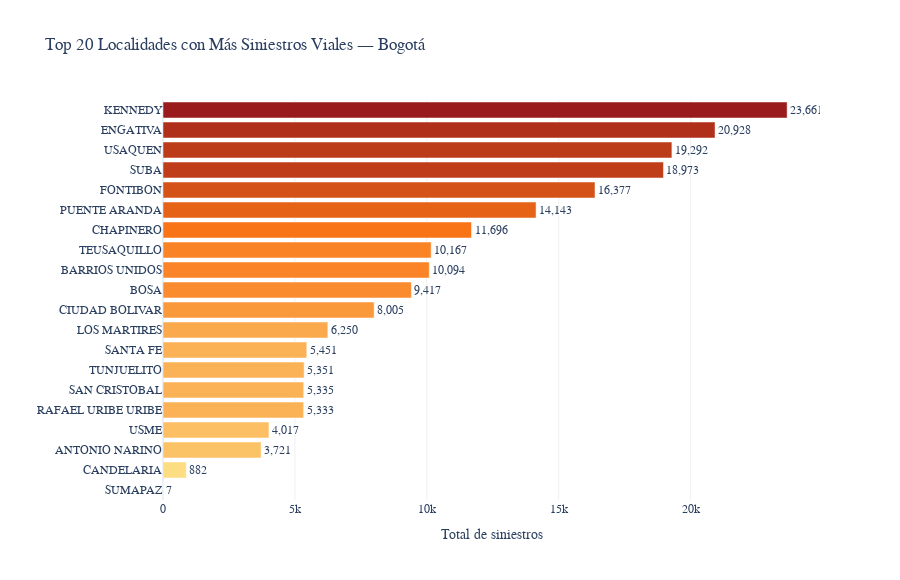

Write notebook code for a chart like this one.
### Markdown cell above
---

## 3. Análisis y Visualizaciones

### 3.1  ¿En qué localidades ocurren más siniestros?

### Code cell
col_loc = col_map.get('localidad', 'LOCALIDAD')

# Compatible con pandas 1.x y 2.x
top_localidades = (
    df[col_loc]
    .value_counts()
    .head(20)
    .reset_index()
)
top_localidades.columns = ['Localidad', 'Siniestros']
top_localidades = top_localidades.sort_values('Siniestros')

fig1 = px.bar(
    top_localidades,
    x='Siniestros',
    y='Localidad',
    orientation='h',
    color='Siniestros',
    color_continuous_scale=[
        [0.0, '#fde68a'],
        [0.5, '#f97316'],
        [1.0, '#991b1b']
    ],
    text='Siniestros',
    title=' Top 20 Localidades con Más Siniestros Viales — Bogotá',
    labels={'Siniestros': 'Total de siniestros'}
)

fig1.update_traces(
    texttemplate='%{text:,}',
    textposition='outside'
)

fig1.update_layout(
    height=580,
    template='plotly_white',
    title_font_size=17,
    coloraxis_showscale=False,
    xaxis=dict(showgrid=True, gridcolor='#f0f0f0'),
    yaxis_title='',
    font_family='Arial'
)

fig1.show()
fig1.write_html('graficos_interactivos/01_siniestros_por_localidad.html')
print(' Guardado: 01_siniestros_por_localidad.html')

### Figure 1 — Plotly figure (JSON) as saved in the notebook; plotly's stock layout.template omitted (floating-point values rounded to 4 significant figures)
{"data": [{"alignmentgroup": "True", "hovertemplate": "Total de siniestros=%{marker.color}<br>Localidad=%{y}<extra></extra>", "legendgroup": "", "marker": {"color": [7, 882, 3721, 4017, 5333, 5335, 5351, 5451, 6250, 8005, 9417, 10094, 10167, 11696, 14143, 16377, 18973, 19292, 20928, 23661], "coloraxis": "coloraxis", "pattern": {"shape": ""}}, "name": "", "offsetgroup": "", "orientation": "h", "showlegend": false, "text": [7, 882, 3721, 4017, 5333, 5335, 5351, 5451, 6250, 8005, 9417, 10094, 10167, 11696, 14143, 16377, 18973, 19292, 20928, 23661], "textposition": "outside", "texttemplate": "%{text:,}", "type": "bar", "x": [7, 882, 3721, 4017, 5333, 5335, 5351, 5451, 6250, 8005, 9417, 10094, 10167, 11696, 14143, 16377, 18973, 19292, 20928, 23661], "xaxis": "x", "y": ["SUMAPAZ", "CANDELARIA", "ANTONIO NARINO", "USME", "RAFAEL URIBE URIBE", "SAN CRISTOBAL", "TUNJUELITO", "SANTA FE", "LOS MARTIRES", "CIUDAD BOLIVAR", "BOSA", "BARRIOS UNIDOS", "TEUSAQUILLO", "CHAPINERO", "PUENTE ARANDA", "FONTIBON", "SUBA", "USAQUEN", "ENGATIVA", "KENNEDY"], "yaxis": "y"}], "layout": {"barmode": "relative", "coloraxis": {"colorbar": {"title": {"text": "Total de siniestros"}}, "colorscale": [[0, "#fde68a"], [0.5, "#f97316"], [1, "#991b1b"]], "showscale": false}, "font": {"family": "Arial"}, "height": 580, "legend": {"tracegroupgap": 0}, "title": {"font": {"size": 17}, "text": " Top 20 Localidades con Más Siniestros Viales — Bogotá"}, "xaxis": {"anchor": "y", "domain": [0, 1], "gridcolor": "#f0f0f0", "showgrid": true, "title": {"text": "Total de siniestros"}}, "yaxis": {"anchor": "x", "domain": [0, 1], "title": {"text": ""}}}}
